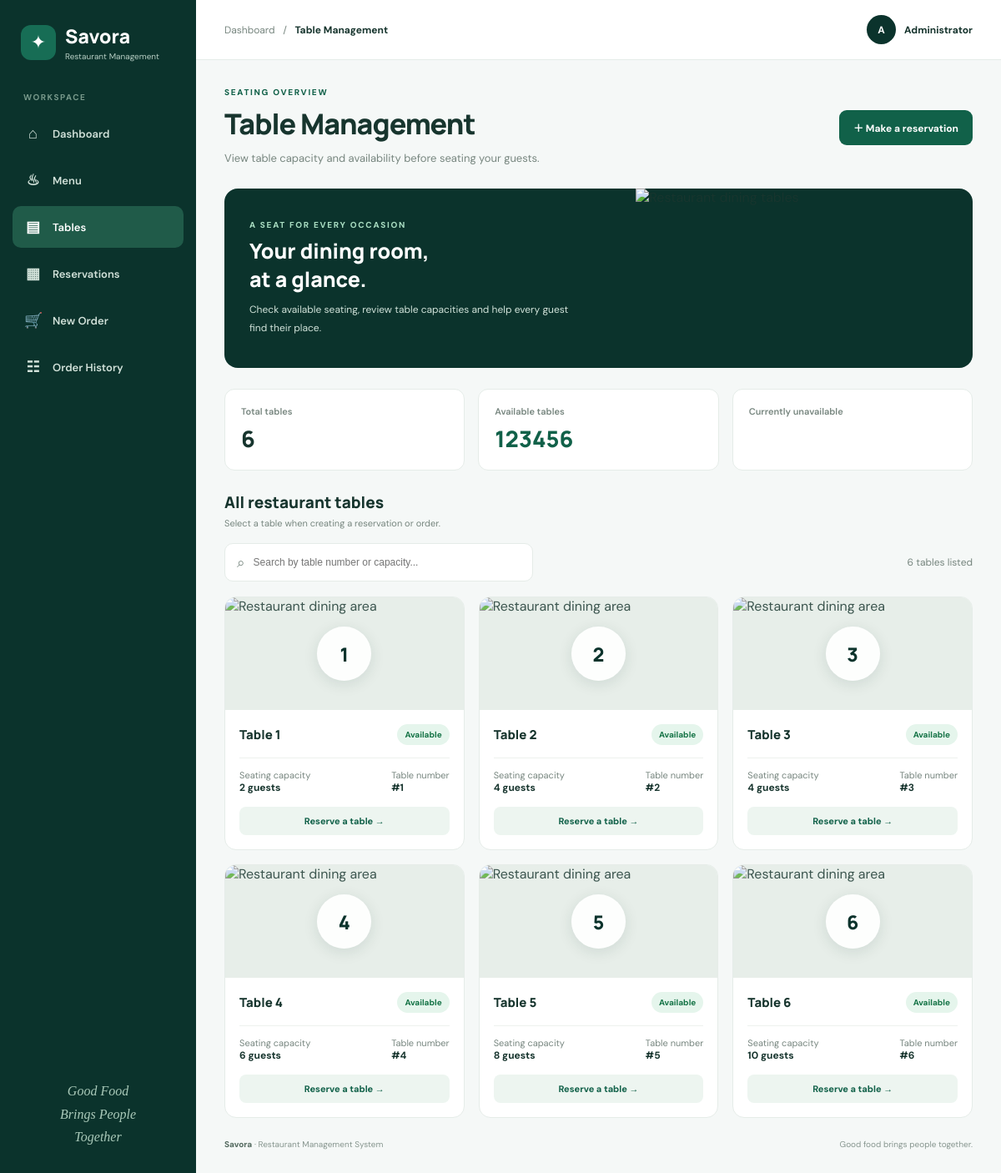
The app's page /tables/ with its own data.
### restaurant/models.py (models this page shows, shortened)
class RestaurantTable(models.Model):
    table_number = models.PositiveIntegerField(unique=True)
    capacity = models.PositiveIntegerField()
    is_available = models.BooleanField(default=True)

### restaurant/views.py (the view)
# urls.py: path('tables/', views.table_list, name='table-list'),
def table_list(request):
    tables = RestaurantTable.objects.all()
    return render(request, "restaurant/table_list.html", {
        "tables": tables
    })

### restaurant/templates/restaurant/table_list.html (shortened to what this page needs)
<!DOCTYPE html>
<html lang="en">
<head>
</head>
<body>
<aside class="sidebar">
    <a href="{% url 'home' %}" class="brand">
        <div class="brand-icon">✦</div>
        <div><h2>Savora</h2><p>Restaurant Management</p></div>
    </a>
    <div class="nav-label">WORKSPACE</div>
    <nav class="nav">
        <a href="{% url 'home' %}"><span class="nav-icon">⌂</span><span class="nav-text">Dashboard</span></a>
        <a href="{% url 'menu' %}"><span class="nav-icon">♨</span><span class="nav-text">Menu</span></a>
        <a href="{% url 'table-list' %}" class="active"><span class="nav-icon">▤</span><span class="nav-text">Tables</span></a>
        <a href="{% url 'create-reservation' %}"><span class="nav-icon">▦</span><span class="nav-text">Reservations</span></a>
        <a href="{% url 'create-order' %}"><span class="nav-icon">🛒</span><span class="nav-text">New Order</span></a>
        <a href="{% url 'order-list' %}"><span class="nav-icon">☷</span><span class="nav-text">Order History</span></a>
    </nav>
    <div class="sidebar-bottom">Good Food<br>Brings People<br>Together</div>
</aside>
<div class="main">
    <header class="topbar">
        <div class="breadcrumb"><a href="{% url 'home' %}">Dashboard</a> &nbsp; / &nbsp; <strong>Table Management</strong></div>
        <div class="admin"><div class="avatar">A</div><span>Administrator</span></div>
    </header>
    <main class="content">
        <section class="page-heading">
            <div>
                <div class="eyebrow">Seating overview</div>
                <h1>Table Management</h1>
                <p class="subtitle">View table capacity and availability before seating your guests.</p>
            </div>
            <a href="{% url 'create-reservation' %}" class="button">＋ Make a reservation</a>
        </section>
        <section class="hero">
            <div class="hero-copy">
                <div class="eyebrow">A seat for every occasion</div>
                <h2>Your dining room,<br>at a glance.</h2>
                <p>Check available seating, review table capacities and help every guest find their place.</p>
            </div>
            <div class="hero-image">
                <img src="https://images.unsplash.com/photo-1414235077428-338989a2e8c0?auto=format&fit=crop&w=1000&q=85" alt="Restaurant dining tables">
            </div>
        </section>
        <section class="stats">
            <div class="stat">
                <div class="stat-label">Total tables</div>
                <div class="stat-value">{{ tables|length }}</div>
            </div>
            <div class="stat">
                <div class="stat-label">Available tables</div>
                <div class="stat-value green" id="availableCount">
                    {% with available=tables|dictsort:"is_available" %}
                        {% for table in tables %}{% if table.is_available %}{{ forloop.counter0|add:1 }}{% endif %}{% endfor %}
                    {% endwith %}
                </div>
            </div>
            <div class="stat">
                <div class="stat-label">Currently unavailable</div>
            </div>
        </section>
        <section>
            <div class="section-heading">
                <div>
                    <h2>All restaurant tables</h2>
                    <p>Select a table when creating a reservation or order.</p>
                </div>
            </div>
            <div class="toolbar">
                <label class="search">
                    <span>⌕</span>
                    <input type="search" id="tableSearch" placeholder="Search by table number or capacity...">
                </label>
                <div class="result-count"><span id="visibleCount">{{ tables|length }}</span> tables listed</div>
            </div>
            <div class="table-grid" id="tableGrid">
                {% for table in tables %}
                <article class="table-card" data-number="{{ table.table_number }}" data-capacity="{{ table.capacity }}" data-status="{% if table.is_available %}available{% else %}unavailable{% endif %}">
                    <div class="table-visual">
                        <div class="table-number">{{ table.table_number }}</div>
                    </div>
                    <div class="table-body">
                        <div class="table-title-row">
                            <h3 class="table-title">Table {{ table.table_number }}</h3>
                            {% if table.is_available %}
                                <span class="status available">Available</span>
                            {% else %}
                                <span class="status occupied">Unavailable</span>
                            {% endif %}
                        </div>
                        <div class="table-details">
                            <div class="detail">Seating capacity<br><strong>{{ table.capacity }} guests</strong></div>
                            <div class="detail">Table number<br><strong>#{{ table.table_number }}</strong></div>
                        </div>
                        {% if table.is_available %}
                            <a class="table-action" href="{% url 'create-reservation' %}">Reserve a table →</a>
                        {% else %}
                            <span class="table-action" style="background:#f2f3f2;color:#78867f;">Currently unavailable</span>
                        {% endif %}
                    </div>
                </article>
                {% empty %}
                <div class="empty">
                    <div class="empty-icon">▤</div>
                    <h2>No tables have been added</h2>
                    <p>Add restaurant tables in the Django admin panel to manage seating here.</p>
                </div>
                {% endfor %}
            </div>
        </section>
        <footer class="footer">
            <span><strong>Savora</strong> · Restaurant Management System</span>
            <span>Good food brings people together.</span>
        </footer>
    </main>
</div>
</body>
</html>

### records on screen
RestaurantTable: table_number "1", is_available "Available", capacity "2"
RestaurantTable: table_number "2", is_available "Available", capacity "4"
RestaurantTable: table_number "3", is_available "Available", capacity "4"
RestaurantTable: table_number "4", is_available "Available", capacity "6"
RestaurantTable: table_number "5", is_available "Available", capacity "8"
RestaurantTable: table_number "6", is_available "Available", capacity "10"

### other values on screen
{{ tables|length }} "6"
